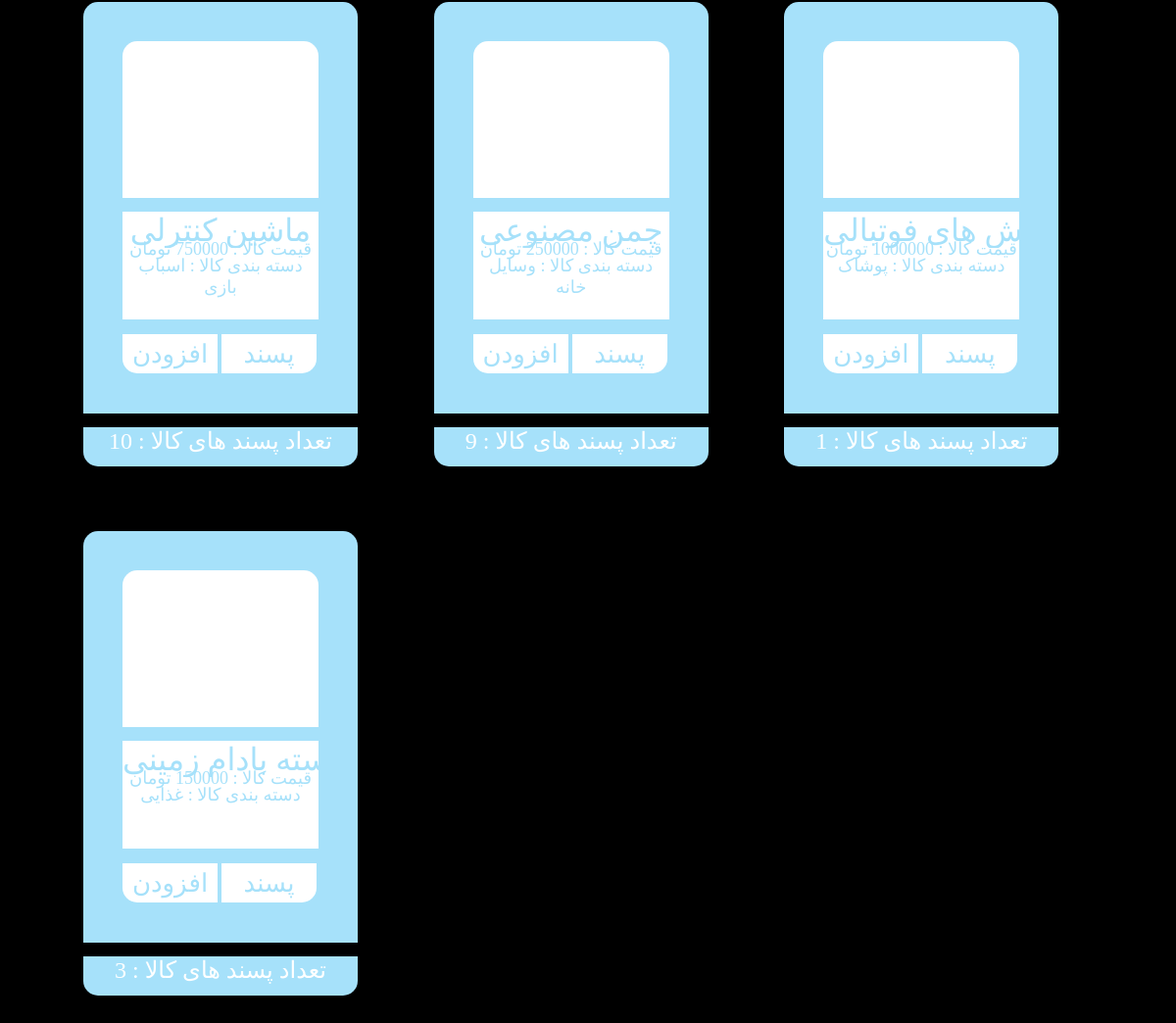
The app's page / (lower part), older data.
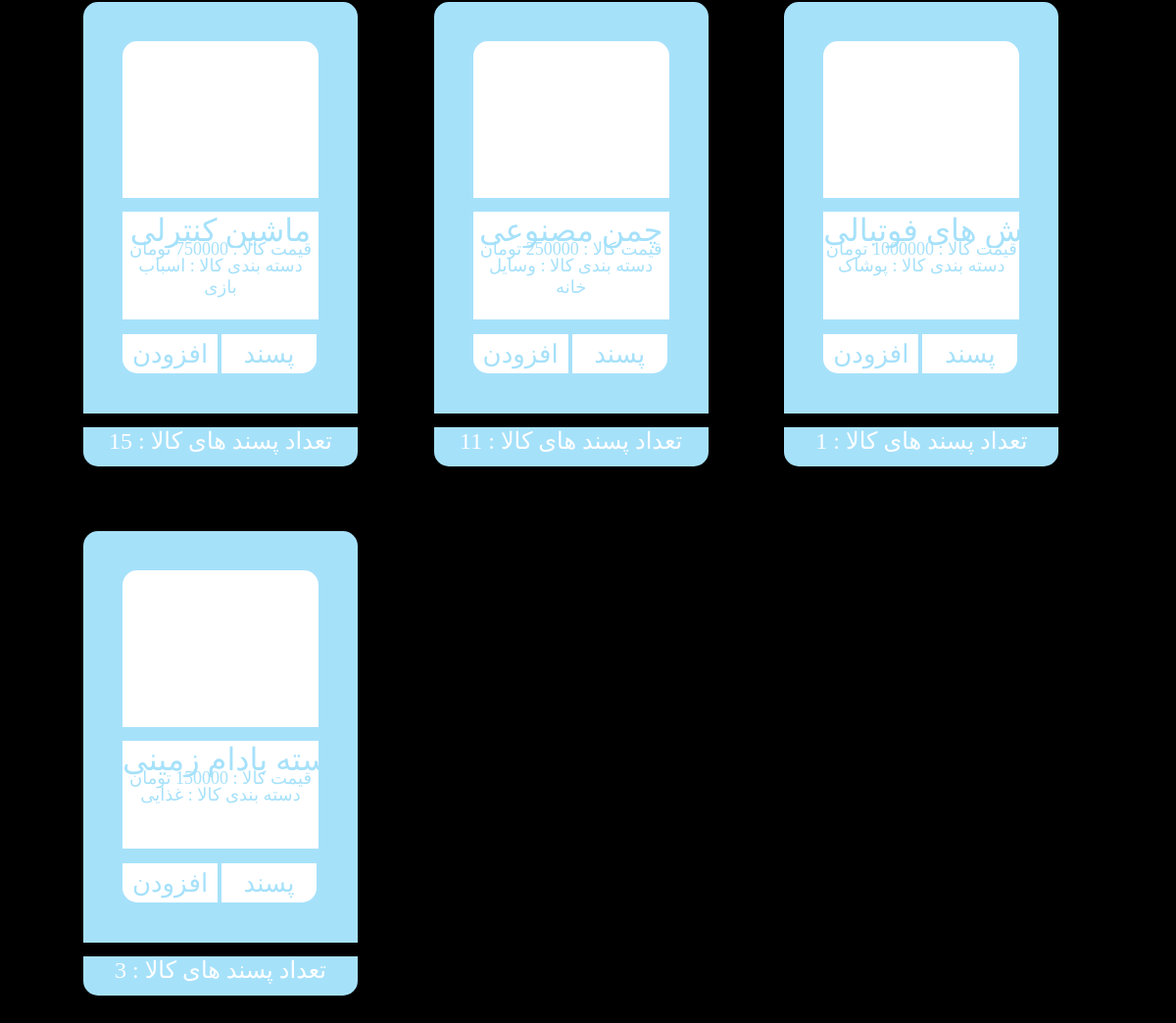
The same page, newer data.
### Branch/models.py (models this page shows, shortened)
class Product(models.Model):
	status =  (
		("d", "Draft"),
		("p", "Publish")
	)
	name = models.CharField(max_length = 20, null = True, unique=True)
	price = models.PositiveIntegerField(validators=[MaxValueValidator(1000000000)], null = True)
	category = models.CharField(max_length = 50, null = True)
	likes = models.CharField(max_length = 1000, null = True)
	image = models.ImageField(null=True, upload_to = "Images")
	publish = models.DateTimeField(default = timezone.now)
	created = models.DateTimeField(auto_now_add = True)
	created = models.DateTimeField(auto_now = True)
	status = models.CharField(max_length = 1, choices = status)

### Branch/views.py (the view, shortened to what this page needs)
# urls.py: path('', home, name="home"),
def home(request):
	global dict_of_cart_products
	count = Cart.objects.filter(status="p").count() #count is method which can calculate number of objects!
	context = {
	"Categories": Categorie.objects.filter(status="p").order_by("-publish")[:4],
	"Products": Product.objects.filter(status="p").order_by("-publish")[:4],
	"Count" : count,
	}
	return render(request, "index.html", context)

### Branch/templates/index.html (shortened to what this page needs)
{% load static %}
<!DOCTYPE html>
<html>
    <head>
        <link href="https://unpkg.com/aos@2.3.1/dist/aos.css" rel="stylesheet">
        <link rel="stylesheet" href="{% static 'css/index.css' %}">
    </head>
    <body>
      <div data-aos="fade-up" data-aos-duration="750" id="product-container">
        {% for Product in Products %}
          <div id="product-structure">
            <img id="product-image" src="{{Product.image.url}}">
            <form method="POST" enctype="multipart/form-data">
              <div id="product-data-container">
                <input type="text" name="product-name" id="product-title" value="{{Product.name}}" readonly>
                <p name="product-price" id="product-price">قیمت کالا : {{Product.price}} تومان</p>
                <p name="product-category" id="product-category">دسته بندی کالا : {{Product.category}}</p>
              </div>
              <button title="Add" name="add-product-button" id="add-product-button">افزودن</button>
              <button title="Like" name="like-product-button" id="like-product-button">پسند</button>
            </form>
            <div id="product-likes-section">تعداد پسند های کالا : {{Product.likes}}</div>
          </div>
        {% endfor %}
      </div>
    </body>
</html>

Row changes from the older to the newer data that the page shows:
changed Product "اسباب بازی": likes "10" → "15"
changed Product "وسایل خانه": likes "9" → "11"
